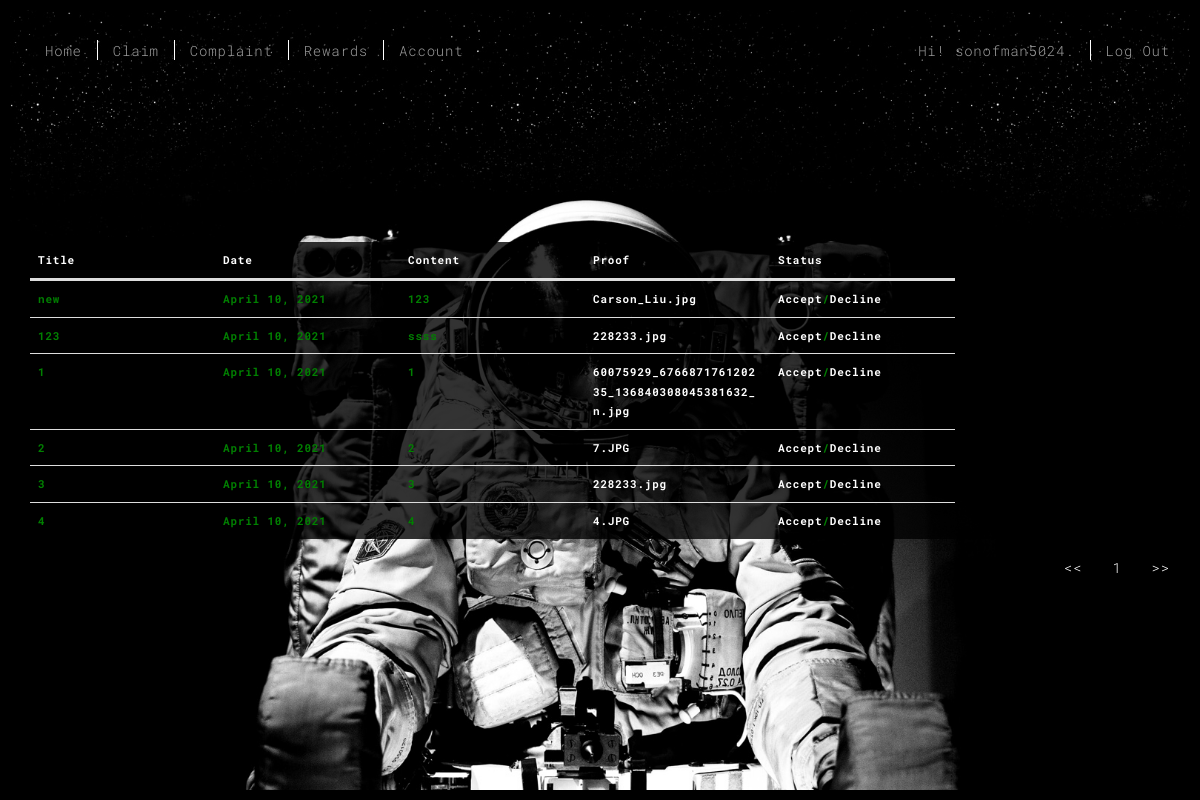
The app's page /account/account_info/3 (signed in) with its own data.
### user_app/models.py (models this page shows)
class User(AbstractUser):
    date_birth = models.DateField(null=True)
    email= models.EmailField(unique=True)
    is_kid = models.BooleanField('kid status', default = False)
    is_parent = models.BooleanField('parent status', default = False)

### claim/models.py (models this page shows, shortened)
class ClaimList(models.Model):
    NEW = 'NEW'
    ACCEPTED = 'Accepted'
    DECLINED = 'Declined'
    APPROVAL_STATUS_CHOICES = [
        (ACCEPTED, 'Accepted'),
        (DECLINED, 'Declined'),
        (NEW, 'New Claim'),
    ]
    user = models.ForeignKey(User, on_delete=models.CASCADE, default=None)
    claim_title = models.CharField(max_length=20, )
    filed_date = models.DateField(default = date.today)
    content = models.CharField(max_length=100)
    status = models.CharField(max_length=10, choices=APPROVAL_STATUS_CHOICES, default=NEW)
    uploads = models.FileField(upload_to="uploads/")

### account/views.py (the view)
# urls.py: path('account_info/<kid_id>', views.kid_claim, name = 'kid_claim'),
@parent_required
def kid_claim(request, kid_id):
    request.session['kid_id']=kid_id
    if Kid.objects.get(user=kid_id).parent == request.user:
        active_claims = ClaimList.objects.filter(user=kid_id, status='NEW')
        paginator= Paginator(active_claims, 10)
        page = request.GET.get("page")
        active_claims = paginator.get_page(page)
        return render(request, "kid_claim.html", {'active_claims':active_claims} )
    else:
        return redirect('access_denied')

### claim/templatetags/custom_extras.py (called while the page is built)
@register.filter(name='trim')
def trim(text, s=None, e=None, j=None):
    return text[s:e:j]

### user_app/decorator.py (called while the page is built)
def parent_required(function=None, redirect_field_name=REDIRECT_FIELD_NAME, login_url='login'):
    actual_decorator = user_passes_test(
        lambda u: u.is_authenticated and u.is_active and u.is_parent,
        login_url=login_url,
        redirect_field_name=redirect_field_name
    )
    if function:
        return actual_decorator(function)
    return actual_decorator

### account/templates/kid_claim.html (shortened to what this page needs)
{% extends 'base.html' %}
{% load static %}
{% load custom_extras %}
{% block table %}
        <table class="table" style="color: green">
            <thead>
                <tr>
                    <th>Title</th>
                    <th>Date</th>
                    <th>Content</th>
                    <th>Proof</th>
                    <th>Status</th>
                </tr>
            </thead>
            <tbody>
                {% for obj in active_claims%}
                <tr>
                    <td>{{ obj.claim_title}}</td>
                    <td>{{ obj.filed_date}}</td>
                    <td>{{ obj.content}}</td>
                    <td><a href="{{ obj.uploads.url }}">{{ obj.uploads.name|trim:8}}</a></td>
                    <td><a href="{% url 'accept' obj.id %}">Accept</a>/<a href="{% url 'decline' obj.id %}">Decline</a></td>
                </tr>
                 {%endfor%}
            </tbody>
        </table>
        <ul class="nav navbar-nav navbar-right">
            <li class="page-item"><a class="page-link" href="?page=1" tabindex="-1" aria-disabled="true"><<</a></li>
            <li class="page-item"><a class="page-link" href="?page={{ active_claims.number }}">{{ active_claims.number }}</a></li>
            <li class="page-item"><a class="page-link" href="?page={{ active_claims.paginator.num_pages}}">>></a>
            </li>
        </ul>
{%endblock table%}

### templates/base.html (shortened to what this page needs)
{% load static %}
<!DOCTYPE html>
<html lang="en">
<head>
<link href="{% static 'main.3f6952e4.css' %}" rel="stylesheet"></head>
<body class="minimal">
<div id="site-border-left"></div>
<div id="site-border-right"></div>
<div id="site-border-top"></div>
<div id="site-border-bottom"></div>
<header>
  <nav class="navbar  navbar-fixed-top navbar-inverse">
    <div class="container">
      <div class="collapse navbar-collapse" id="navbar-collapse">
        <ul class="nav navbar-nav ">
          <li><a href="{% url 'home' %}" title="">Home</a></li>
          <li><a href="{% url 'claim' %}" title="">Claim</a></li>
          <li><a href="{% url 'complaint' %}" title="">Complaint</a></li>
          <li><a href="{% url 'rewards' %}" title="">Rewards</a></li>
          <li><a href="{% url 'account' %}" title="">Account</a></li>
        </ul>
        <ul class="nav navbar-nav navbar-right">
            {% if user.is_authenticated %}
            <li><a>Hi! {{ user.username}}.</a></li>
            <li><a href="{% url 'logout'%}">Log Out</a></li>
            {% else %}
            <li><a href="{% url 'login'%}">Log In</a></li>
            <li><a href="{% url 'fork'%}">Sign Up</a></li>
            {% endif %}
        </ul>
      </div>
    </div>
  </nav>
</header>
  <div class="hero-full-container background-image-container" style="background-image: url('{% static 'images/space.jpg' %}')">
    <div class="container">
      <div class="row">
        <div class="col-xs-12">
          <div class="hero-full-wrapper">
            <div class="text-content">
              <h4>{% block table %}
                  {% endblock table %}</h4>
            </div>
          </div>
        </div>
      </div>
    </div>
  </div>
</body>
</html>

### templates/base.html (style rules this page uses)
tbody { display:block; width: 100%; overflow: auto; height: auto; background: rgba(0,0,0,0.8) }
table { border-spacing: 0px; table-layout: auto; margin-left: auto; margin-right: auto; }
thead tr { display:table-header-group; }
thead { background: rgba(0,0,0,0.8); color:#fff; }
th, td { padding: 0px; text-align: left; width: 185px; word-wrap: break-word; display: inline-block }

### records on screen
User: username "sonofman5024"
ClaimList: claim_title "new", filed_date "April 10, 2021", content "123", uploads.name "Carson_Liu.jpg"
ClaimList: claim_title "123", filed_date "April 10, 2021", content "ssss", uploads.name "228233.jpg"
ClaimList: claim_title "1", filed_date "April 10, 2021", content "1", uploads.name "60075929_676687176120235_136840308045381632_n.jpg"
ClaimList: claim_title "2", filed_date "April 10, 2021", content "2", uploads.name "7.JPG"
ClaimList: claim_title "3", filed_date "April 10, 2021", content "3", uploads.name "228233.jpg"
ClaimList: claim_title "4", filed_date "April 10, 2021", content "4", uploads.name "4.JPG"

### other values on screen
{{ active_claims.number }} "1"
